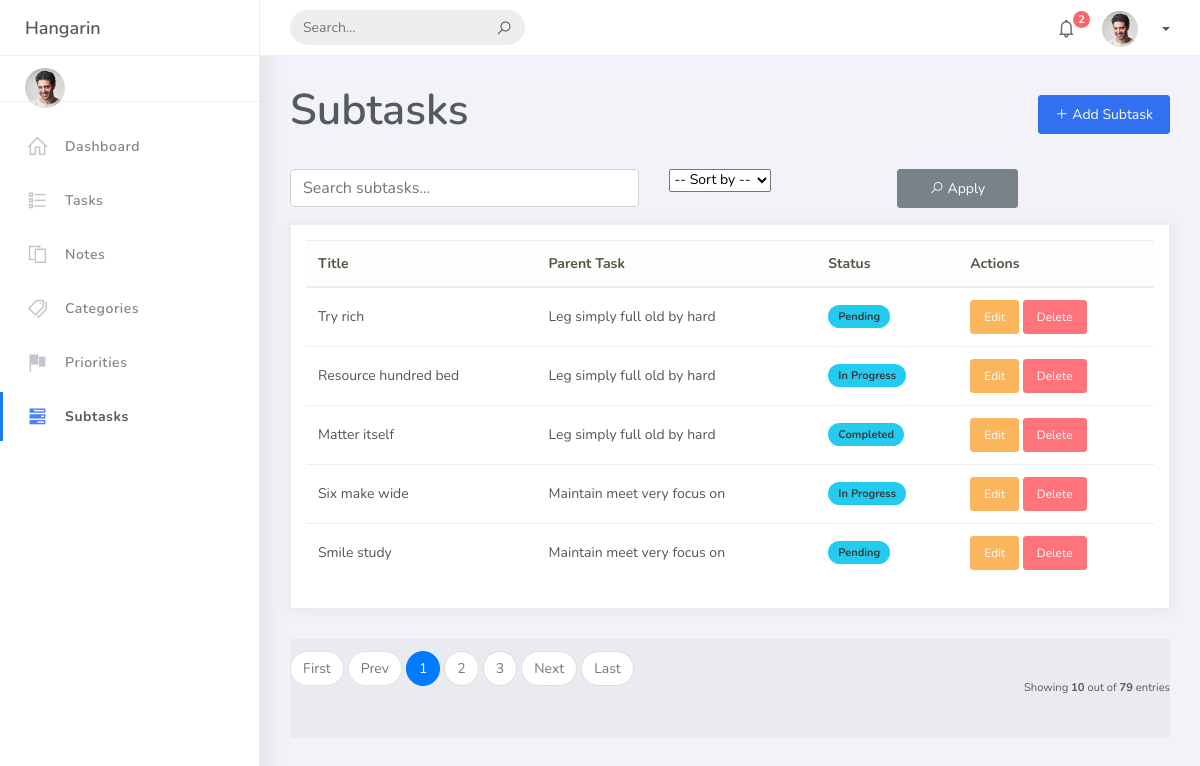
The app's page /tasks/subtasks/ with its own data.
### tasks/models.py (models this page shows, shortened)
class BaseModel(models.Model):
    created_at = models.DateTimeField(default=timezone.now)
    updated_at = models.DateTimeField(auto_now=True)
    class Meta:
        abstract = True

class SubTask(BaseModel):
    title = models.CharField(max_length=200)
    status = models.CharField(
        max_length=50, choices=STATUS_CHOICES, default="Pending")
    task = models.ForeignKey(
        Task, related_name="subtasks", on_delete=models.CASCADE)

class Task(BaseModel):
    title = models.CharField(max_length=200)
    description = models.TextField(null=True, blank=True, default='')   # Made nullable and default empty string
    status = models.CharField(
        max_length=50, choices=STATUS_CHOICES, default="Pending")
    deadline = models.DateTimeField(default=timezone.now)
    priority = models.ForeignKey(
        Priority, on_delete=models.CASCADE, null=True, blank=True)
    category = models.ForeignKey(
        Category, on_delete=models.CASCADE, null=True, blank=True)       # Keep nullable if existing nulls

### tasks/views.py (the view)
# urls.py: path('subtasks/', views.SubTaskListView.as_view(), name='subtask-list'),
class SubTaskListView(SidebarContextMixin, ListView):
    model = SubTask
    context_object_name = "subtasks"
    template_name = "subtask_list.html"
    paginate_by = 10
    def get_queryset(self):
        queryset = SubTask.objects.all()
        q = self.request.GET.get("q")
        sort = self.request.GET.get("sort")
        if q:
            queryset = queryset.filter(title__icontains=q)
        if sort == "title_asc":
            queryset = queryset.order_by("title")
        elif sort == "title_desc":
            queryset = queryset.order_by("-title")
        elif sort == "created_asc":
            queryset = queryset.order_by("created_at")
        elif sort == "created_desc":
            queryset = queryset.order_by("-created_at")
        return queryset

### tasks/views.py (called while the page is built)
    def get_context_data(self, **kwargs):
        context = super().get_context_data(**kwargs)
        context["categories"] = Category.objects.all()
        context["priorities"] = Priority.objects.all()
        context["tasks"] = Task.objects.all()[:5]
        context["notes"] = Note.objects.all()[:5]
        context["subtasks"] = SubTask.objects.all()[:5]
        return context

### templates/subtask_list.html (shortened to what this page needs)
{% extends 'base.html' %}
{% block content %}
<div class="d-flex justify-content-between align-items-center mb-4">
    <h2 class="fw-bold">Subtasks</h2>
    <a href="{% url 'subtask-add' %}" class="btn btn-primary"><i class="la la-plus"></i> Add Subtask</a>
</div>
<form method="get" class="row g-2 mb-3">
    <div class="col-md-5">
        <input type="text" name="q" value="{{ request.GET.q }}" class="form-control" placeholder="Search subtasks...">
    </div>
    <div class="col-md-3">
        <select name="sort" class="form-select">
            <option value="">-- Sort by --</option>
        </select>
    </div>
    <div class="col-md-2">
        <button type="submit" class="btn btn-secondary w-100"><i class="la la-search"></i> Apply</button>
    </div>
</form>
<div class="card">
    <div class="card-body table-responsive">
        <table class="table table-hover align-middle">
            <thead class="table-light">
                <tr>
                    <th>Title</th>
                    <th>Parent Task</th>
                    <th>Status</th>
                    <th>Actions</th>
                </tr>
            </thead>
            <tbody>
                {% for subtask in subtasks %}
                <tr>
                    <td>{{ subtask.title }}</td>
                    <td>{{ subtask.task.title }}</td>
                    <td><span class="badge bg-info text-dark">{{ subtask.status }}</span></td>
                    <td>
                        <a href="{% url 'subtask-update' subtask.pk %}" class="btn btn-sm btn-warning">Edit</a>
                        <a href="{% url 'subtask-delete' subtask.pk %}" class="btn btn-sm btn-danger">Delete</a>
                    </td>
                </tr>
                {% empty %}
                <tr>
                    <td colspan="4" class="text-center text-muted">No subtasks yet.</td>
                </tr>
                {% endfor %}
            </tbody>
        </table>
    </div>
</div>
{% include "includes/pagination.html" %}
{% endblock %}

### records on screen
SubTask: title "Try rich", task "Leg simply full old by hard", status "Pending"
SubTask: title "Resource hundred bed", task "Leg simply full old by hard", status "In Progress"
SubTask: title "Matter itself", task "Leg simply full old by hard", status "Completed"
SubTask: title "Six make wide", task "Maintain meet very focus on", status "In Progress"
SubTask: title "Smile study", task "Maintain meet very focus on", status "Pending"

### other values on screen
{{ page_num }} "1"
{{ page_num }} "2" "3"
{{ object_list.count }} "10"
{{ paginator.count }} "79"
